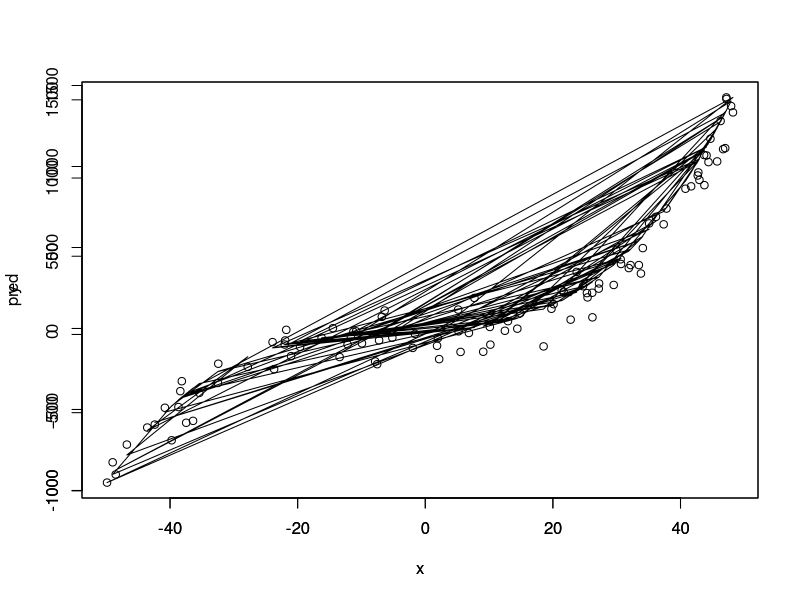

Source code (R):
# x は 100 個
x = runif(100) * 100 - 50

# 係数たち
a3 = 0.01
a2 = 0.1
a1 = 1
a0 = 10

y = a3*x^3 + a2*x^2 + a1*x + a0

# ノイズを混ぜる
y = y + rnorm(100) * 100

plot(x, y)

# 非線形回帰分析
f = y ~ b3*x^3 + b2*x^2 + b1*x + b0
res = nls(f, start=c(b3=0, b2=0, b1=0, b0=0))
res

pred = predict(res, newdata=-50:50)
pred

par(new = T) # グラフを上書きって意味らしい
plot(x, pred, type = "l")
